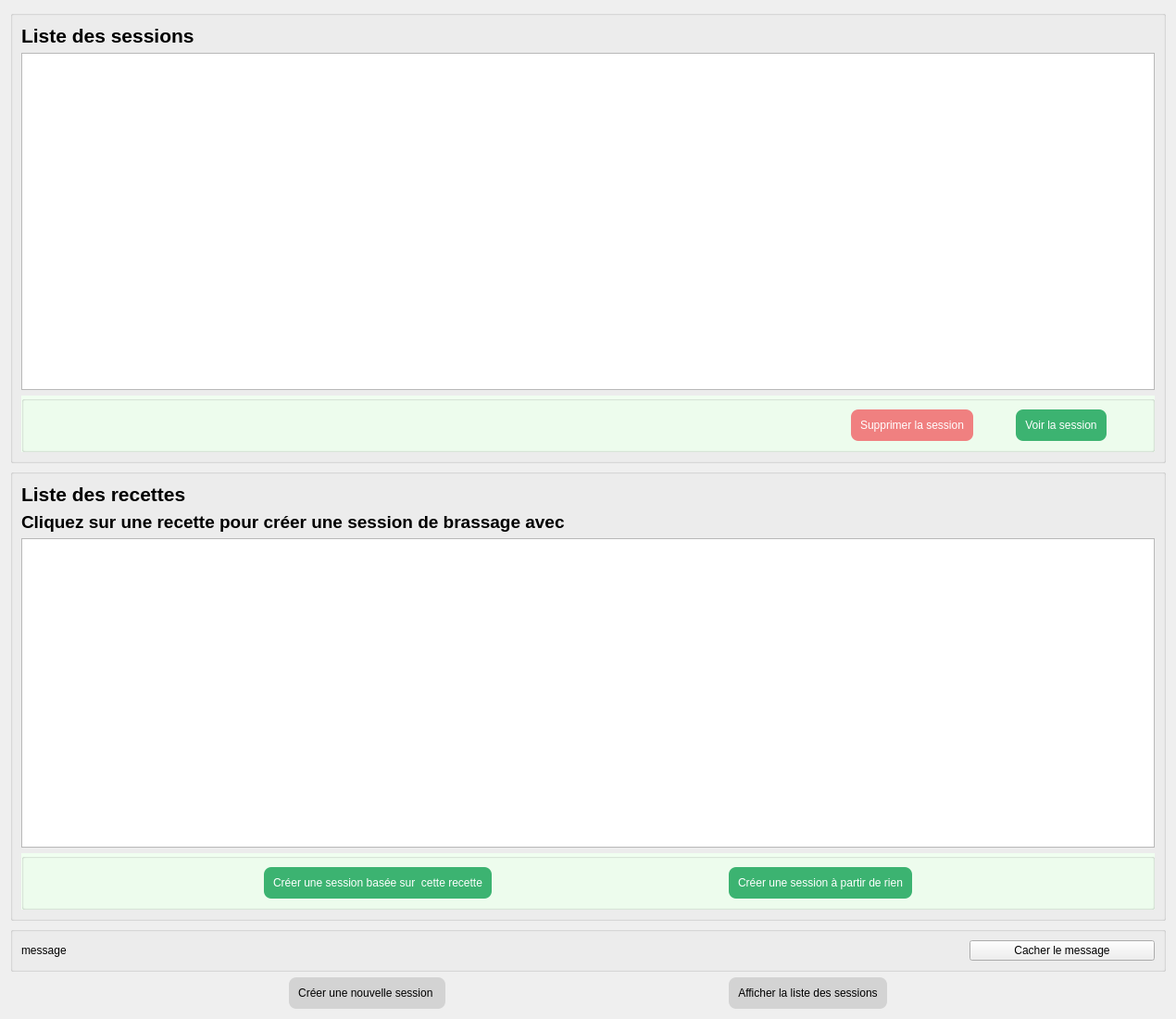
<?xml version="1.0" encoding="UTF-8"?>
<ui version="4.0">
 <class>SessionListDialog</class>
 <widget class="QDialog" name="SessionListDialog">
  <property name="geometry">
   <rect>
    <x>0</x>
    <y>0</y>
    <width>1270</width>
    <height>1100</height>
   </rect>
  </property>
  <property name="windowTitle">
   <string>Dialog</string>
  </property>
  <layout class="QVBoxLayout" name="verticalLayout_3">
   <item>
    <widget class="QGroupBox" name="sessionGroupBox">
     <property name="title">
      <string/>
     </property>
     <layout class="QVBoxLayout" name="verticalLayout">
      <item>
       <widget class="QLabel" name="sessionLabel">
        <property name="font">
         <font>
          <pointsize>16</pointsize>
          <bold>true</bold>
         </font>
        </property>
        <property name="text">
         <string>Liste des sessions</string>
        </property>
       </widget>
      </item>
      <item>
       <widget class="QListView" name="sessionListView">
        <property name="font">
         <font>
          <family>Monospace</family>
          <pointsize>12</pointsize>
         </font>
        </property>
       </widget>
      </item>
      <item>
       <widget class="QGroupBox" name="groupBox">
        <property name="styleSheet">
         <string notr="true">background-color:honeydew</string>
        </property>
        <property name="title">
         <string/>
        </property>
        <layout class="QHBoxLayout" name="horizontalLayout">
         <item>
          <spacer name="horizontalSpacer">
           <property name="orientation">
            <enum>Qt::Horizontal</enum>
           </property>
           <property name="sizeHint" stdset="0">
            <size>
             <width>250</width>
             <height>20</height>
            </size>
           </property>
          </spacer>
         </item>
         <item>
          <widget class="QPushButton" name="deleteButton">
           <property name="styleSheet">
            <string notr="true">background-color:lightcoral; color:white; border-radius:8;padding:10</string>
           </property>
           <property name="text">
            <string>Supprimer la session</string>
           </property>
          </widget>
         </item>
         <item>
          <spacer name="horizontalSpacer_3">
           <property name="orientation">
            <enum>Qt::Horizontal</enum>
           </property>
           <property name="sizeType">
            <enum>QSizePolicy::Fixed</enum>
           </property>
           <property name="sizeHint" stdset="0">
            <size>
             <width>40</width>
             <height>20</height>
            </size>
           </property>
          </spacer>
         </item>
         <item>
          <widget class="QPushButton" name="editButton">
           <property name="styleSheet">
            <string notr="true">background-color:mediumseagreen; color:white; border-radius:8;padding:10</string>
           </property>
           <property name="text">
            <string>Voir la session</string>
           </property>
          </widget>
         </item>
         <item>
          <spacer name="horizontalSpacer_2">
           <property name="orientation">
            <enum>Qt::Horizontal</enum>
           </property>
           <property name="sizeType">
            <enum>QSizePolicy::Fixed</enum>
           </property>
           <property name="sizeHint" stdset="0">
            <size>
             <width>40</width>
             <height>20</height>
            </size>
           </property>
          </spacer>
         </item>
        </layout>
       </widget>
      </item>
     </layout>
    </widget>
   </item>
   <item>
    <widget class="QGroupBox" name="recipeGroupBox">
     <property name="title">
      <string/>
     </property>
     <layout class="QVBoxLayout" name="verticalLayout_2">
      <item>
       <widget class="QLabel" name="recipeLabel">
        <property name="font">
         <font>
          <pointsize>16</pointsize>
          <bold>true</bold>
         </font>
        </property>
        <property name="text">
         <string>Liste des recettes</string>
        </property>
       </widget>
      </item>
      <item>
       <widget class="QLabel" name="adviceLabel">
        <property name="font">
         <font>
          <pointsize>14</pointsize>
          <bold>true</bold>
         </font>
        </property>
        <property name="styleSheet">
         <string notr="true"/>
        </property>
        <property name="text">
         <string>Cliquez sur une recette pour créer une session de brassage avec </string>
        </property>
       </widget>
      </item>
      <item>
       <widget class="QListView" name="recipeListView"/>
      </item>
      <item>
       <widget class="QGroupBox" name="groupBox_2">
        <property name="styleSheet">
         <string notr="true">background-color:honeydew;</string>
        </property>
        <property name="title">
         <string/>
        </property>
        <layout class="QHBoxLayout" name="horizontalLayout_3">
         <item>
          <spacer name="horizontalSpacer_7">
           <property name="orientation">
            <enum>Qt::Horizontal</enum>
           </property>
           <property name="sizeHint" stdset="0">
            <size>
             <width>40</width>
             <height>20</height>
            </size>
           </property>
          </spacer>
         </item>
         <item>
          <widget class="QPushButton" name="useRecipeButton">
           <property name="styleSheet">
            <string notr="true">background-color:mediumseagreen; color:white; border-radius:8;padding:10</string>
           </property>
           <property name="text">
            <string>Créer une session basée sur  cette recette</string>
           </property>
          </widget>
         </item>
         <item>
          <spacer name="horizontalSpacer_10">
           <property name="orientation">
            <enum>Qt::Horizontal</enum>
           </property>
           <property name="sizeHint" stdset="0">
            <size>
             <width>40</width>
             <height>20</height>
            </size>
           </property>
          </spacer>
         </item>
         <item>
          <widget class="QPushButton" name="fromScratchButton">
           <property name="styleSheet">
            <string notr="true">background-color:mediumseagreen; color:white; border-radius:8;padding:10</string>
           </property>
           <property name="text">
            <string>Créer une session à partir de rien</string>
           </property>
          </widget>
         </item>
         <item>
          <spacer name="horizontalSpacer_8">
           <property name="orientation">
            <enum>Qt::Horizontal</enum>
           </property>
           <property name="sizeHint" stdset="0">
            <size>
             <width>40</width>
             <height>20</height>
            </size>
           </property>
          </spacer>
         </item>
        </layout>
       </widget>
      </item>
     </layout>
    </widget>
   </item>
   <item>
    <widget class="QGroupBox" name="messageGroupBox">
     <property name="title">
      <string/>
     </property>
     <layout class="QHBoxLayout" name="horizontalLayout_4">
      <item>
       <widget class="QLabel" name="messageLabel">
        <property name="text">
         <string>message</string>
        </property>
       </widget>
      </item>
      <item>
       <widget class="QPushButton" name="closeMessageButton">
        <property name="minimumSize">
         <size>
          <width>200</width>
          <height>0</height>
         </size>
        </property>
        <property name="maximumSize">
         <size>
          <width>200</width>
          <height>16777215</height>
         </size>
        </property>
        <property name="text">
         <string>Cacher le message</string>
        </property>
       </widget>
      </item>
     </layout>
    </widget>
   </item>
   <item>
    <layout class="QHBoxLayout" name="horizontalLayout_2">
     <item>
      <spacer name="horizontalSpacer_4">
       <property name="orientation">
        <enum>Qt::Horizontal</enum>
       </property>
       <property name="sizeHint" stdset="0">
        <size>
         <width>40</width>
         <height>20</height>
        </size>
       </property>
      </spacer>
     </item>
     <item>
      <widget class="QPushButton" name="newButton">
       <property name="styleSheet">
        <string notr="true">background-color:lightgray; color:black; border-radius:8;padding:10</string>
       </property>
       <property name="text">
        <string>Créer une nouvelle session </string>
       </property>
      </widget>
     </item>
     <item>
      <spacer name="horizontalSpacer_5">
       <property name="orientation">
        <enum>Qt::Horizontal</enum>
       </property>
       <property name="sizeHint" stdset="0">
        <size>
         <width>40</width>
         <height>20</height>
        </size>
       </property>
      </spacer>
     </item>
     <item>
      <widget class="QPushButton" name="openButton">
       <property name="styleSheet">
        <string notr="true">background-color:lightgray; color:black; border-radius:8;padding:10</string>
       </property>
       <property name="text">
        <string>Afficher la liste des sessions</string>
       </property>
      </widget>
     </item>
     <item>
      <spacer name="horizontalSpacer_6">
       <property name="orientation">
        <enum>Qt::Horizontal</enum>
       </property>
       <property name="sizeHint" stdset="0">
        <size>
         <width>40</width>
         <height>20</height>
        </size>
       </property>
      </spacer>
     </item>
    </layout>
   </item>
  </layout>
 </widget>
 <resources/>
 <connections/>
</ui>
